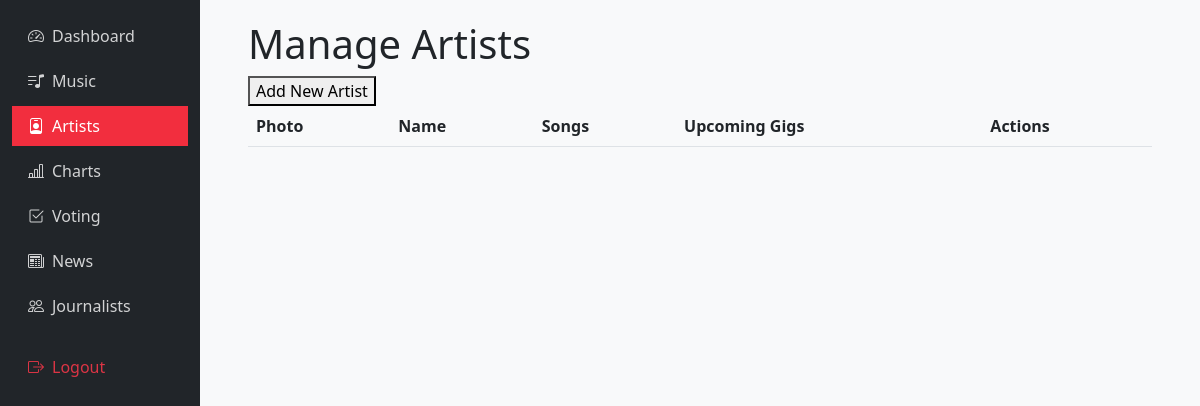
The page /admin/artists (signed in) on the database as committed earlier.
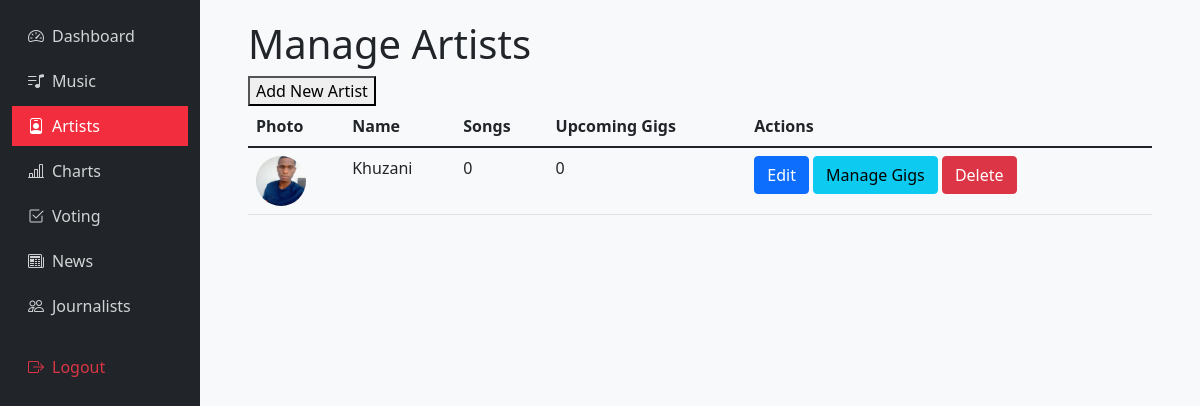
The same page on the database as committed later.
### app.py (models this page shows)
class Artist(db.Model):
    id = db.Column(db.Integer, primary_key=True)
    name = db.Column(db.String(100), nullable=False)
    bio = db.Column(db.Text, nullable=False)
    image = db.Column(db.String(20), nullable=False, default='artist_default.jpg')
    social_media = db.Column(db.JSON)
    songs = db.relationship('Song', backref='artist', lazy=True)
    gigs = db.relationship('Gig', backref='artist', lazy=True)

### app.py (the view)
@app.route('/admin/artists')
@login_required
def manage_artists():
    if current_user.role != 'admin':
        flash('You are not authorized to access this page', 'error')
        return redirect(url_for('home'))
    artists = db.session.query(
        Artist,
        db.func.count(Song.id).label('song_count'),
        db.func.count(Gig.id).label('gig_count')
    ).outerjoin(Song, Artist.id == Song.artist_id)\
     .outerjoin(Gig, Artist.id == Gig.artist_id)\
     .group_by(Artist.id)\
     .order_by(Artist.name)\
     .all()
    return render_template('manage_artists.html', artists=artists)

### app.py (called while the page is built)
@login_manager.user_loader
def load_user(user_id):
    return User.query.get(int(user_id))

@app.context_processor
def inject_datetime():
    return {'datetime': datetime}

### templates/manage_artists.html (shortened to what this page needs)
{% extends "admin_base.html" %}
{% block content %}
<div class="container">
    <h1>Manage Artists</h1>
    <div class="actions">
        <button id="addArtistBtn">Add New Artist</button>
    </div>
    <div class="table-responsive">
        <table class="table">
            <thead>
                <tr>
                    <th>Photo</th>
                    <th>Name</th>
                    <th>Songs</th>
                    <th>Upcoming Gigs</th>
                    <th>Actions</th>
                </tr>
            </thead>
            <tbody>
                {% for artist, song_count, gig_count in artists %}
                <tr>
                    <td>
                        <img src="{{ url_for('static', filename='uploads/profile_pics/' + artist.image) }}"
                             alt="{{ artist.name }}"
                             style="width: 50px; height: 50px; object-fit: cover; border-radius: 50%;">
                    </td>
                    <td>{{ artist.name }}</td>
                    <td>{{ song_count }}</td>
                    <td>{{ gig_count }}</td>
                    <td>
                        <a href="{{ url_for('edit_artist', artist_id=artist.id) }}" class="btn btn-primary">Edit</a>
                        <a href="{{ url_for('manage_gigs', artist_id=artist.id) }}" class="btn btn-info">Manage Gigs</a>
                        <button class="btn btn-danger delete-artist" data-id="{{ artist.id }}">Delete</button>
                    </td>
                </tr>
                {% endfor %}
            </tbody>
        </table>
    </div>
</div>
{% endblock %}

### templates/admin_base.html (shortened to what this page needs)
<!DOCTYPE html>
<html lang="en">
<head>
    <link href="https://cdn.jsdelivr.net/npm/bootstrap@5.1.3/dist/css/bootstrap.min.css" rel="stylesheet">
    <link rel="stylesheet" href="https://cdn.jsdelivr.net/npm/bootstrap-icons@1.8.0/font/bootstrap-icons.css">
</head>
<body>
    <div class="container-fluid">
        <div class="row">
            <div class="col-md-3 col-lg-2 d-md-block sidebar collapse bg-dark">
                <div class="position-sticky pt-3">
                    <ul class="nav flex-column">
                        <li class="nav-item">
                            <a class="nav-link" href="{{ url_for('admin_home') }}">
                                <i class="bi bi-speedometer2 me-2"></i>Dashboard
                            </a>
                        </li>
                        <li class="nav-item">
                            <a class="nav-link" href="#">
                                <i class="bi bi-music-note-list me-2"></i>Music
                            </a>
                        </li>
                        <li class="nav-item">
                            <a class="nav-link active" href="{{ url_for('manage_artists') }}">
                                <i class="bi bi-person-badge me-2"></i>Artists
                            </a>
                        </li>
                        <li class="nav-item">
                            <a class="nav-link" href="{{ url_for('charts_manager') }}">
                                <i class="bi bi-bar-chart-line me-2"></i>Charts
                            </a>
                        </li>
                        <li class="nav-item">
                            <a class="nav-link" href="{{ url_for('voting_events') }}">
                                <i class="bi bi-check2-square me-2"></i>Voting
                            </a>
                        </li>
                        <li class="nav-item">
                            <a class="nav-link" href="#">
                                <i class="bi bi-newspaper me-2"></i>News
                            </a>
                        </li>
                        <li class="nav-item">
                            <a class="nav-link" href="{{ url_for('manage_journalists') }}">
                                <i class="bi bi-people me-2"></i>Journalists
                            </a>
                        </li>
                        <li class="nav-item mt-3">
                            <a class="nav-link text-danger" href="{{ url_for('logout') }}">
                                <i class="bi bi-box-arrow-right me-2"></i>Logout
                            </a>
                        </li>
                    </ul>
                </div>
            </div>
            <main class="col-md-9 ms-sm-auto col-lg-10 px-md-4 main-content">
                {% block content %}{% endblock %}
            </main>
        </div>
    </div>
</body>
</html>

### templates/admin_base.html (style rules this page uses)
body { background-color: #f8f9fa; }
.sidebar { min-height: 100vh; background-color: #0b3c5d; color: white; }
.sidebar .nav-link { color: rgba(255, 255, 255, 0.8); margin-bottom: 5px; }
.sidebar .nav-link.active { color: white; background-color: #f22e3e; }
.main-content { padding: 20px; }

Rows that differ between the two databases and show on the page:
added Artist: image+name (picture), name "Khuzani", song_count "0", gig_count "0"
